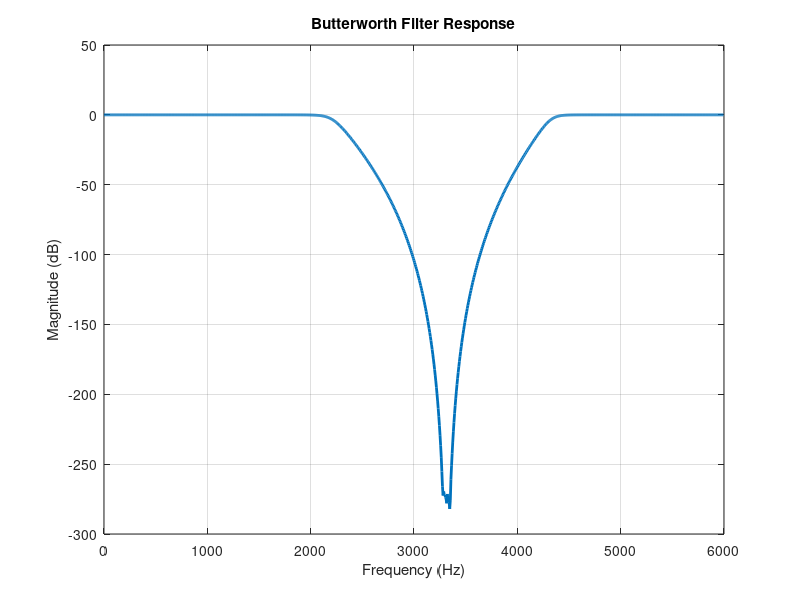
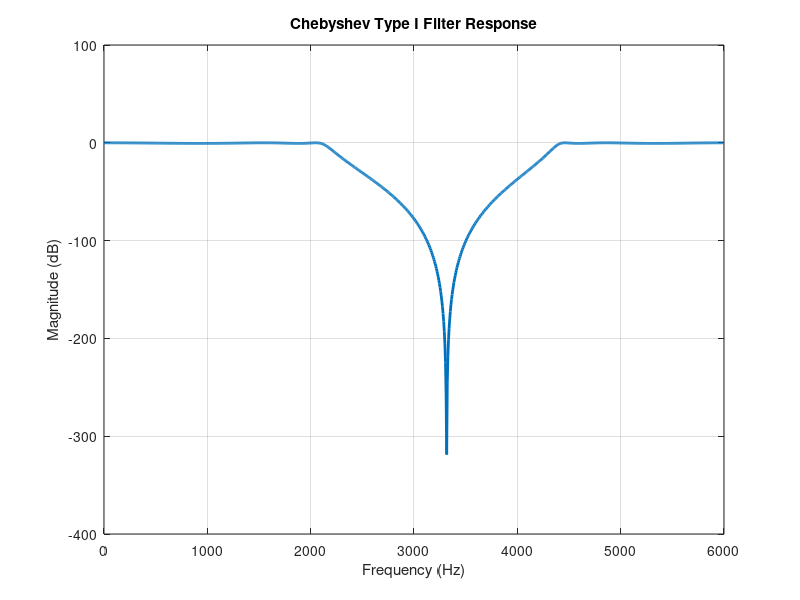
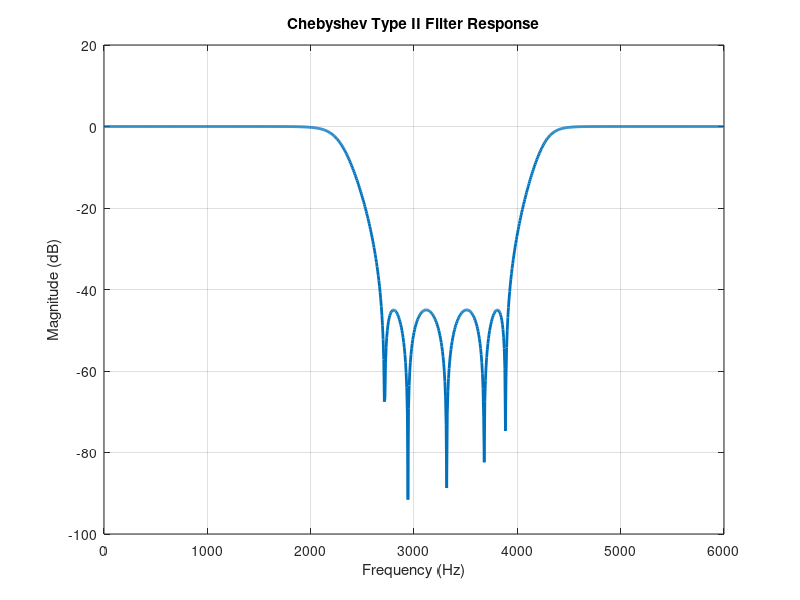
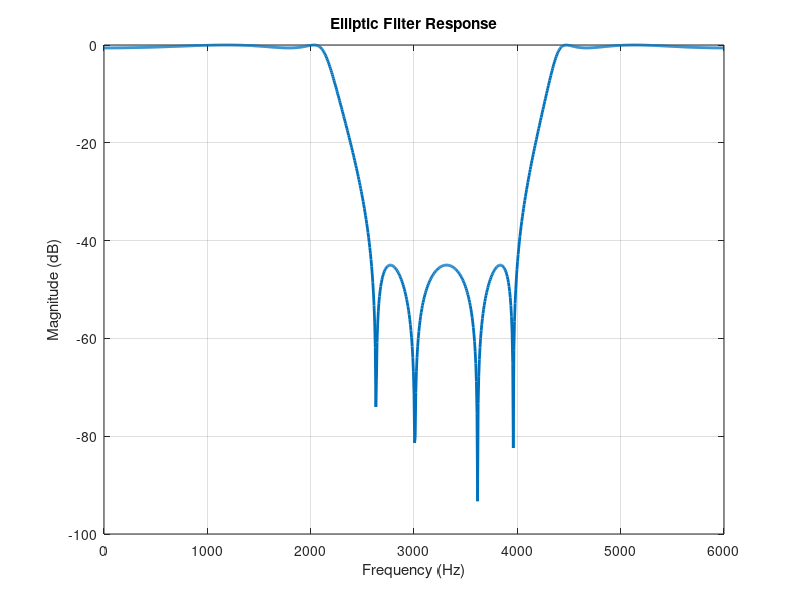

MATLAB code to generate these figures, in order:
clear;
clc;

% Sampling rate
fs = 12e3;

% Pass band edge frequencies
wp = [2.1e3, 4.5e3] / (fs/2);

% Stop band edge frequencies
ws = [2.7e3, 3.9e3] / (fs/2);

% Pass band ripple
Rp = 0.6;

% Minimum stop band attenuation
Rs = 45;

% Design Butterworth filter
[n, Wn] = buttord(wp, ws, Rp, Rs);
[b,a] = butter(n, Wn, 'stop');

% Plot Butterworth filter response
figure;
[h, w] = freqz(b, a, 1024);
plot(w/(2*pi)*fs, 20*log10(abs(h)), 'LineWidth', 2);
grid on;
xlim([0 fs/2]);
xlabel('Frequency (Hz)');
ylabel('Magnitude (dB)');
title('Butterworth Filter Response');

% Design Chebyshev Type I filter
[n, Wn] = cheb1ord(wp, ws, Rp, Rs);
[b,a] = cheby1(n, Rp, Wn, 'stop');

% Plot Chebyshev Type I filter response
figure;
[h, w] = freqz(b, a, 1024);
plot(w/(2*pi)*fs, 20*log10(abs(h)), 'LineWidth', 2);
grid on;
xlim([0 fs/2]);
xlabel('Frequency (Hz)');
ylabel('Magnitude (dB)');
title('Chebyshev Type I Filter Response');

% Design Chebyshev Type II filter
[n, Wn] = cheb2ord(wp, ws, Rp, Rs);
[b,a] = cheby2(n, Rs, Wn, 'stop');

% Plot Chebyshev Type II filter response
figure;
[h, w] = freqz(b, a, 1024);
plot(w/(2*pi)*fs, 20*log10(abs(h)), 'LineWidth', 2);
grid on;
xlim([0 fs/2]);
xlabel('Frequency (Hz)');
ylabel('Magnitude (dB)');
title('Chebyshev Type II Filter Response');

% Design Elliptic filter
[n, Wn] = ellipord(wp, ws, Rp, Rs);
[b,a] = ellip(n, Rp, Rs, Wn, 'stop');

% Plot Elliptic filter response
figure;
[h, w] = freqz(b, a, 1024);
plot(w/(2*pi)*fs, 20*log10(abs(h)), 'LineWidth', 2);
grid on;
xlim([0 fs/2]);
xlabel('Frequency (Hz)');
ylabel('Magnitude (dB)');
title('Elliptic Filter Response');
